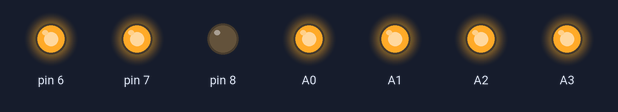
Bench run of a sketch on a simulated Arduino Uno, built with avr-gcc and run on an emulated ATmega328P. Shown: output pins drawn as LEDs (lit = HIGH).

Above: at 0.1 s.
At 3.1 s:
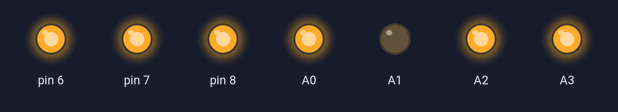
At 7.1 s:
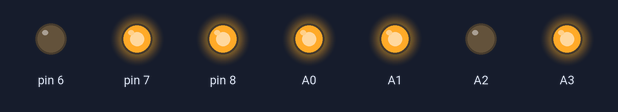
At 14.1 s:
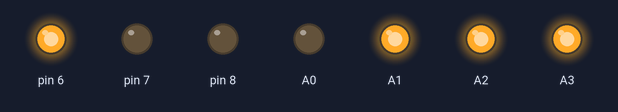
At 21.1 s:
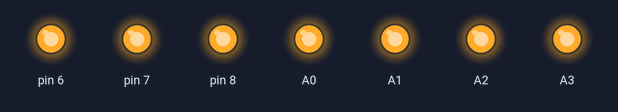
At 29.1 s:
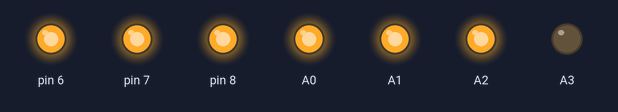
Timing chart, 0 to 40.0 s (numbered marks = the images above):
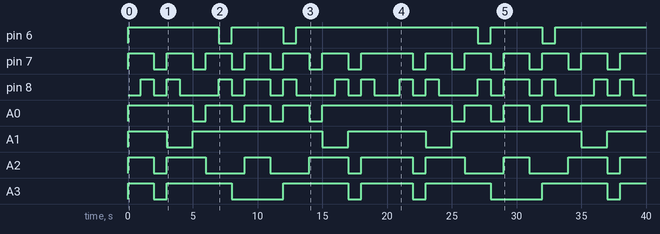

Measured:
- by itself, pin 6: LOW → HIGH at 0.00 s, → LOW 7.0 s later, → HIGH 1.0 s later, → LOW 4.0 s later, … (9 changes in this stretch)
- by itself, pin 7: goes 6 × (HIGH 2.0 s, LOW 1.0 s), HIGH 4.0 s, 5 × (LOW 1.0 s, HIGH 2.0 s), LOW 1.0 s, then HIGH
- by itself, pin 8: LOW → HIGH at 1.0 s, → LOW 1.0 s later, → HIGH 1.0 s later, → LOW 1.0 s later, … (28 changes in this stretch)
- by itself, A0: goes HIGH 5.0 s, 3 × (LOW 1.0 s, HIGH 2.0 s), LOW 1.0 s, HIGH 10.0 s, 3 × (LOW 1.0 s, HIGH 2.0 s), LOW 1.0 s, then HIGH
- by itself, A1: LOW → HIGH at 0.00 s, → LOW 3.0 s later, → HIGH 2.0 s later, → LOW 10.0 s later, … (9 changes in this stretch)
- by itself, A2: LOW → HIGH at 0.00 s, → LOW 2.0 s later, → HIGH 1.0 s later, → LOW 3.0 s later, … (17 changes in this stretch)
- by itself, A3: LOW → HIGH at 0.00 s, → LOW 2.0 s later, → HIGH 1.0 s later, → LOW 5.0 s later, … (13 changes in this stretch)

The sketch:

segment_pins_disp.ino
```cpp
int disp_pin[7];

void define_segment_pins(int a, int b, int c, int d, int e, int f, int g){
  disp_pin[0] = a;
  disp_pin[1] = b;
  disp_pin[2] = c;
  disp_pin[3] = d;
  disp_pin[4] = e;
  disp_pin[5] = f;
  disp_pin[6] = g;
}

void display_number(int num)
{
  switch(num)
  {
    case 0:
      digitalWrite(disp_pin[0], HIGH);
      digitalWrite(disp_pin[1], HIGH);
      digitalWrite(disp_pin[2], HIGH);
      digitalWrite(disp_pin[3], HIGH);
      digitalWrite(disp_pin[4], HIGH);
      digitalWrite(disp_pin[5], HIGH);
      digitalWrite(disp_pin[6], LOW);
      break;
    case 1:
      digitalWrite(disp_pin[0], LOW);
      digitalWrite(disp_pin[1], HIGH);
      digitalWrite(disp_pin[2], HIGH);
      digitalWrite(disp_pin[3], LOW);
      digitalWrite(disp_pin[4], LOW);
      digitalWrite(disp_pin[5], LOW);
      digitalWrite(disp_pin[6], LOW);
      break;
    case 2:
      digitalWrite(disp_pin[0], HIGH);
      digitalWrite(disp_pin[1], HIGH);
      digitalWrite(disp_pin[2], LOW);
      digitalWrite(disp_pin[3], HIGH);
      digitalWrite(disp_pin[4], HIGH);
      digitalWrite(disp_pin[5], LOW);
      digitalWrite(disp_pin[6], HIGH);
      break;
    case 3:
      digitalWrite(disp_pin[0], HIGH);
      digitalWrite(disp_pin[1], HIGH);
      digitalWrite(disp_pin[2], HIGH);
      digitalWrite(disp_pin[3], HIGH);
      digitalWrite(disp_pin[4], LOW);
      digitalWrite(disp_pin[5], LOW);
      digitalWrite(disp_pin[6], HIGH);
      break;
    case 4:
      digitalWrite(disp_pin[0], LOW);
      digitalWrite(disp_pin[1], HIGH);
      digitalWrite(disp_pin[2], HIGH);
      digitalWrite(disp_pin[3], LOW);
      digitalWrite(disp_pin[4], LOW);
      digitalWrite(disp_pin[5], HIGH);
      digitalWrite(disp_pin[6], HIGH);
      break;
    case 5:
      digitalWrite(disp_pin[0], HIGH);
      digitalWrite(disp_pin[1], LOW);
      digitalWrite(disp_pin[2], HIGH);
      digitalWrite(disp_pin[3], HIGH);
      digitalWrite(disp_pin[4], LOW);
      digitalWrite(disp_pin[5], HIGH);
      digitalWrite(disp_pin[6], HIGH);
      break;
    case 6:
      digitalWrite(disp_pin[0], HIGH);
      digitalWrite(disp_pin[1], LOW);
      digitalWrite(disp_pin[2], HIGH);
      digitalWrite(disp_pin[3], HIGH);
      digitalWrite(disp_pin[4], HIGH);
      digitalWrite(disp_pin[5], HIGH);
      digitalWrite(disp_pin[6], HIGH);
      break;
    case 7:
      digitalWrite(disp_pin[0], HIGH);
      digitalWrite(disp_pin[1], HIGH);
      digitalWrite(disp_pin[2], HIGH);
      digitalWrite(disp_pin[3], LOW);
      digitalWrite(disp_pin[4], LOW);
      digitalWrite(disp_pin[5], LOW);
      digitalWrite(disp_pin[6], LOW);
      break;
    case 8:
      digitalWrite(disp_pin[0], HIGH);
      digitalWrite(disp_pin[1], HIGH);
      digitalWrite(disp_pin[2], HIGH);
      digitalWrite(disp_pin[3], HIGH);
      digitalWrite(disp_pin[4], HIGH);
      digitalWrite(disp_pin[5], HIGH);
      digitalWrite(disp_pin[6], HIGH);
      break;
    case 9:
      digitalWrite(disp_pin[0], HIGH);
      digitalWrite(disp_pin[1], HIGH);
      digitalWrite(disp_pin[2], HIGH);
      digitalWrite(disp_pin[3], HIGH);
      digitalWrite(disp_pin[4], LOW);
      digitalWrite(disp_pin[5], HIGH);
      digitalWrite(disp_pin[6], HIGH);
      break;
    default:
      int l;

      for(l = 0; l>=7; l++)
      {
        digitalWrite(disp_pin[l], HIGH);
        delay(1000);
      }
      break;
  }
}

void setup() {
  // put your setup code here, to run once:
  pinMode(A0, OUTPUT);
  pinMode(A1, OUTPUT);
  pinMode(6, OUTPUT);
  pinMode(7, OUTPUT);
  pinMode(8, OUTPUT);
  pinMode(A2, OUTPUT);
  pinMode(A3, OUTPUT);
  define_segment_pins(A0,A1,6,7,8,A2,A3);
}

void loop() {
  // put your main code here, to run repeatedly:
  int i;
  for(i = 9; i>=0; i--)
  {
    display_number(i);
    delay(1000);
  }
  for(i = 0; i<=9; i++)
  {
    display_number(i);
    delay(1000);
  }
}
```
